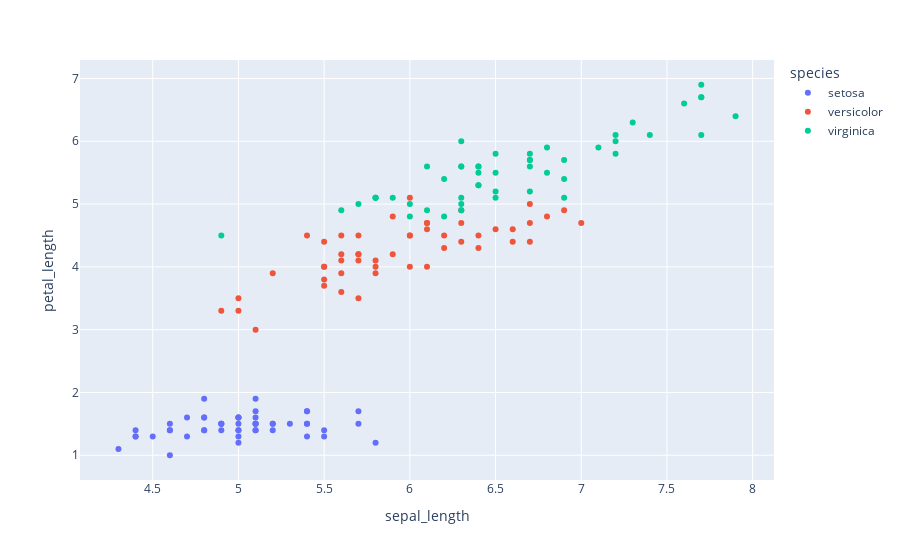

Source (notebook cell):
### Code cell
figure = px.scatter(iris_data, x='sepal_length', y = 'petal_length', color = 'species')
figure.show()

### Figure 1 — Plotly figure (JSON) as saved in the notebook; plotly's stock layout.template omitted (floating-point values rounded to 4 significant figures)
{"data": [{"hovertemplate": "species=setosa<br>sepal_length=%{x}<br>petal_length=%{y}<extra></extra>", "legendgroup": "setosa", "marker": {"color": "#636efa", "symbol": "circle"}, "mode": "markers", "name": "setosa", "orientation": "v", "showlegend": true, "type": "scatter", "x": [5.1, 4.9, 4.7, 4.6, 5, 5.4, 4.6, 5, 4.4, 4.9, 5.4, 4.8, 4.8, 4.3, 5.8, 5.7, 5.4, 5.1, 5.7, 5.1, 5.4, 5.1, 4.6, 5.1, 4.8, 5, 5, 5.2, 5.2, 4.7, 4.8, 5.4, 5.2, 5.5, 4.9, 5, 5.5, 4.9, 4.4, 5.1, 5, 4.5, 4.4, 5, 5.1, 4.8, 5.1, 4.6, 5.3, 5], "xaxis": "x", "y": [1.4, 1.4, 1.3, 1.5, 1.4, 1.7, 1.4, 1.5, 1.4, 1.5, 1.5, 1.6, 1.4, 1.1, 1.2, 1.5, 1.3, 1.4, 1.7, 1.5, 1.7, 1.5, 1, 1.7, 1.9, 1.6, 1.6, 1.5, 1.4, 1.6, 1.6, 1.5, 1.5, 1.4, 1.5, 1.2, 1.3, 1.5, 1.3, 1.5, 1.3, 1.3, 1.3, 1.6, 1.9, 1.4, 1.6, 1.4, 1.5, 1.4], "yaxis": "y"}, {"hovertemplate": "species=versicolor<br>sepal_length=%{x}<br>petal_length=%{y}<extra></extra>", "legendgroup": "versicolor", "marker": {"color": "#EF553B", "symbol": "circle"}, "mode": "markers", "name": "versicolor", "orientation": "v", "showlegend": true, "type": "scatter", "x": [7, 6.4, 6.9, 5.5, 6.5, 5.7, 6.3, 4.9, 6.6, 5.2, 5, 5.9, 6, 6.1, 5.6, 6.7, 5.6, 5.8, 6.2, 5.6, 5.9, 6.1, 6.3, 6.1, 6.4, 6.6, 6.8, 6.7, 6, 5.7, 5.5, 5.5, 5.8, 6, 5.4, 6, 6.7, 6.3, 5.6, 5.5, 5.5, 6.1, 5.8, 5, 5.6, 5.7, 5.7, 6.2, 5.1, 5.7], "xaxis": "x", "y": [4.7, 4.5, 4.9, 4, 4.6, 4.5, 4.7, 3.3, 4.6, 3.9, 3.5, 4.2, 4, 4.7, 3.6, 4.4, 4.5, 4.1, 4.5, 3.9, 4.8, 4, 4.9, 4.7, 4.3, 4.4, 4.8, 5, 4.5, 3.5, 3.8, 3.7, 3.9, 5.1, 4.5, 4.5, 4.7, 4.4, 4.1, 4, 4.4, 4.6, 4, 3.3, 4.2, 4.2, 4.2, 4.3, 3, 4.1], "yaxis": "y"}, {"hovertemplate": "species=virginica<br>sepal_length=%{x}<br>petal_length=%{y}<extra></extra>", "legendgroup": "virginica", "marker": {"color": "#00cc96", "symbol": "circle"}, "mode": "markers", "name": "virginica", "orientation": "v", "showlegend": true, "type": "scatter", "x": [6.3, 5.8, 7.1, 6.3, 6.5, 7.6, 4.9, 7.3, 6.7, 7.2, 6.5, 6.4, 6.8, 5.7, 5.8, 6.4, 6.5, 7.7, 7.7, 6, 6.9, 5.6, 7.7, 6.3, 6.7, 7.2, 6.2, 6.1, 6.4, 7.2, 7.4, 7.9, 6.4, 6.3, 6.1, 7.7, 6.3, 6.4, 6, 6.9, 6.7, 6.9, 5.8, 6.8, 6.7, 6.7, 6.3, 6.5, 6.2, 5.9], "xaxis": "x", "y": [6, 5.1, 5.9, 5.6, 5.8, 6.6, 4.5, 6.3, 5.8, 6.1, 5.1, 5.3, 5.5, 5, 5.1, 5.3, 5.5, 6.7, 6.9, 5, 5.7, 4.9, 6.7, 4.9, 5.7, 6, 4.8, 4.9, 5.6, 5.8, 6.1, 6.4, 5.6, 5.1, 5.6, 6.1, 5.6, 5.5, 4.8, 5.4, 5.6, 5.1, 5.1, 5.9, 5.7, 5.2, 5, 5.2, 5.4, 5.1], "yaxis": "y"}], "layout": {"legend": {"title": {"text": "species"}, "tracegroupgap": 0}, "margin": {"t": 60}, "xaxis": {"anchor": "y", "domain": [0, 1], "title": {"text": "sepal_length"}}, "yaxis": {"anchor": "x", "domain": [0, 1], "title": {"text": "petal_length"}}}}
